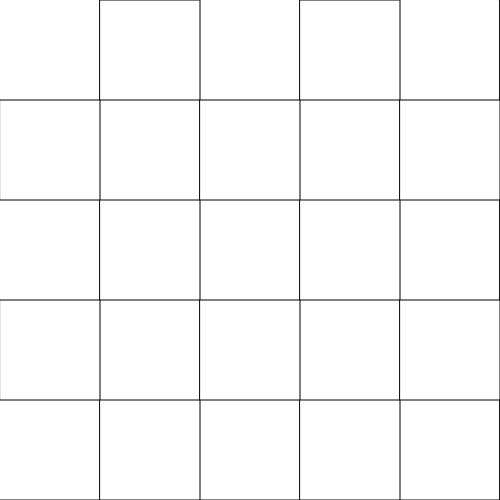
Frame 1 (no input)
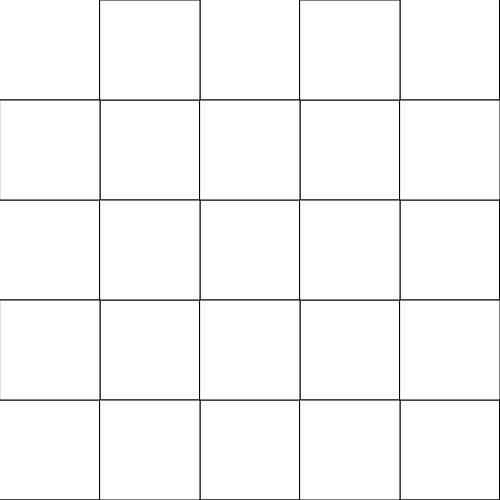
Frame 2 (the mouse pressed at the canvas centre, redrawn once)

The p5.js sketch that drew these frames (run headless with seeded random() and noise() and a simulated clock; the mouse was pressed at the canvas centre and the sketch redrawn once):

// p5.js sketch
// ── sketch.js
function setup() {
  rows = 5
  size = 500
  fill('white')
  createCanvas(size, size)
  ch = size / rows
}

function chk(x = 0, y = 0) {
  rect(x, y, ch, ch)
}

function chex(rows = 3) {
  for (j = 0; j < rows; j = j + 1) {
    push()
    translate(ch * j, ch * j)
    for (i = 1; i <= rows; i = i + 2) {
      chk(0, ch * i)
      chk(ch * i, 0)
    }
    pop()
  }
}

function draw() {
  noLoop()
  chex(rows)
}
